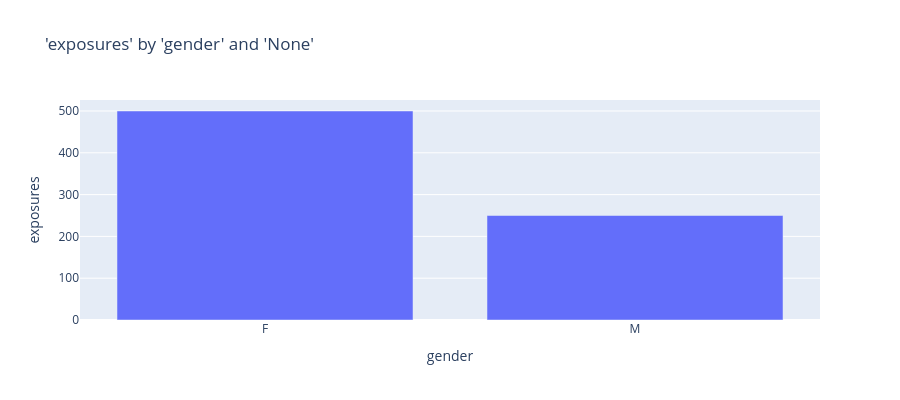

The notebook cell saved with this chart:
### Markdown cell above
## Bar

### Code cell
charters.chart(df=df, x_axis="gender", y_axis="exposures", type="bar")

### Figure 1 — Plotly figure (JSON) as saved in the notebook; plotly's stock layout.template omitted (floating-point values rounded to 4 significant figures)
{"data": [{"hovertemplate": "gender=%{x}<br>exposures=%{y}<extra></extra>", "legendgroup": "", "marker": {"color": "#636efa", "pattern": {"shape": ""}}, "name": "", "orientation": "v", "showlegend": false, "textposition": "auto", "type": "bar", "x": ["F", "M"], "xaxis": "x", "y": [500, 250], "yaxis": "y"}], "layout": {"barmode": "relative", "height": 400, "legend": {"tracegroupgap": 0}, "title": {"text": "'exposures' by 'gender' and 'None'"}, "xaxis": {"anchor": "y", "domain": [0, 1], "title": {"text": "gender"}}, "yaxis": {"anchor": "x", "domain": [0, 1], "title": {"text": "exposures"}, "type": "-"}}}
